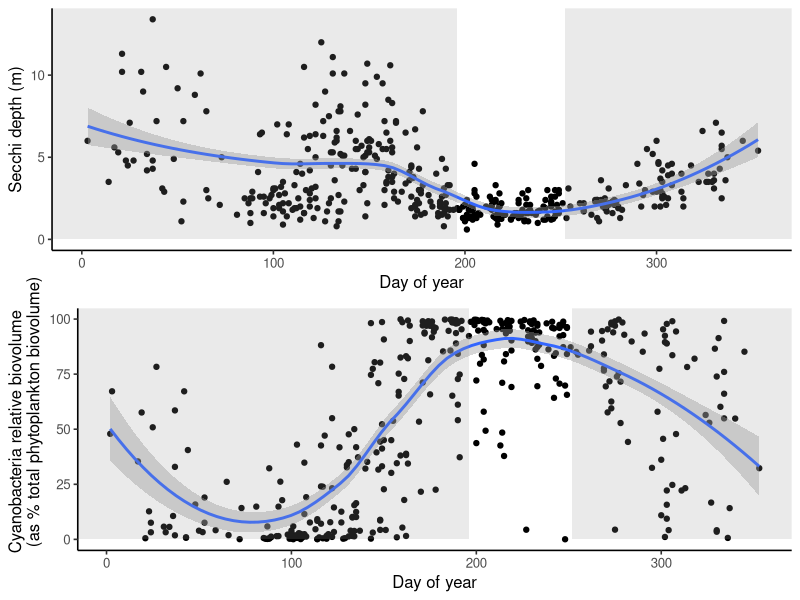
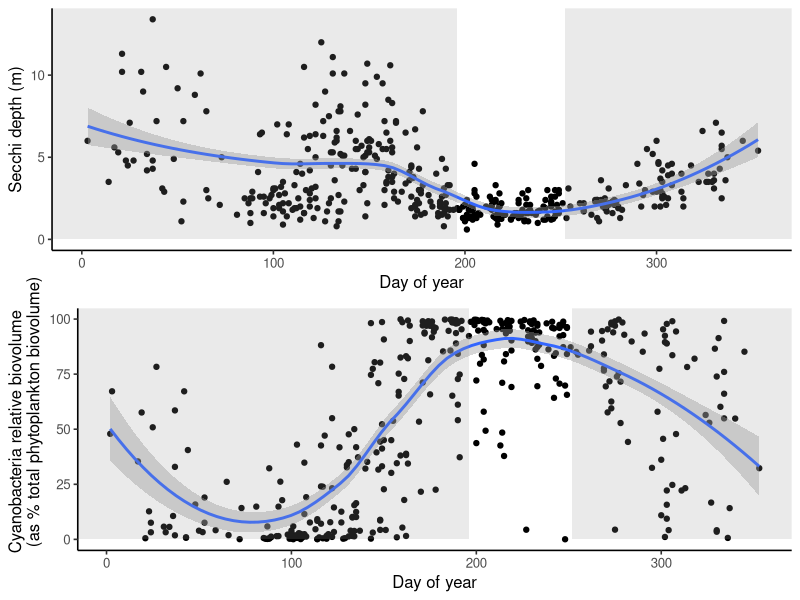

The R source for these figures, in order: (Note: this script raises an error after producing the figures.)
## ---- chunk 1
library(ggplot2) #needed for plots
library(dplyr) #needed for reshaping/reformating data
library(ggpubr) #needed to plot mupltiple plots together
## ---- chunk 2
### load the Secchi disk depth data ###
Secchi<- read.csv(file="Original_data/ntl31_v9_secchi.csv")

### load the phytoplankton cell count data ###
phyto<-read.csv(file="Original_data/ntl88_v13_phytoplankton.csv", header=TRUE)
## ---- chunk 3
Me_cyanoRB<- phyto %>%
  mutate(sampledate=as.Date(sampledate, origin="1899-12-30")) %>% #tells R to format field as Datey
  filter(lakeid=="ME", #filter for Lake Mendota data
         depth_range=="0-8m", #filter for data from integrated samples 0 to 8m
         division=="Cyanophyta") %>% #filter for cyanobacteria data
  group_by(sampledate) %>% #group all observations by sample date
  summarize(cyano_relbiovol=sum(relative_total_biovolume), #add all observations of cyanobacteria biovolumes together for each sample date
            CD_cellsmL=sum(cells_per_ml)) %>% #adds all the cyanobacteria cells/mL together for each sample date
  filter(cyano_relbiovol<=100) #remove any invalid records (>100%  not valid entry)
## ---- chunk 4
Me_Secchi<- Secchi %>%
  mutate(sampledate=as.Date(sampledate, origin="1899-12-30"),#tells R to format field as Date
         SD_m=secnview) %>% #adds units to field
  filter(lakeid=="ME") %>% #filter for Lake Mendota data
  select(sampledate, SD_m) #select the fields needed
## ---- chunk 5
Figure2_data<- merge(Me_cyanoRB, Me_Secchi, by=c("sampledate"),
                       all =TRUE) #merges data frames and keeps all records 
Figure2_data<- Figure2_data %>%
  mutate(Yr=as.numeric(format(sampledate, "%Y")), #renames field
         daynum=as.numeric(format(sampledate, "%j"))) #adds field with day
## ---- chunk 6
### plot Secchi depth by day of year ###
a<- ggplot(data=Figure2_data, aes(x=daynum, y=SD_m)) + #plots SD across day
  geom_point() + #plots observations as points
  theme_classic(base_size=12) +
  geom_smooth() + #adds regression curve
  labs(x="Day of year", y="Secchi depth (m)") +
  annotate('rect', fill='gray60', alpha=.2, #creates a shadow box 
           xmin=-Inf, xmax=196, ymin=0, ymax=Inf) +#shadow box highlights CyanoHAB season
  annotate('rect', fill='gray60', alpha=.2, #creates a shadow box 
           xmin=252, xmax=Inf, ymin=0, ymax=Inf)  #shadow box highlights CyanoHAB season

### plot cyanobacteria relative biovolume by day of year ###
b <- ggplot(data=Figure2_data, aes(x=daynum, y=cyano_relbiovol)) + #plots cyano RB across day
  geom_point() + #plots observations as points
  theme_classic(base_size=12) +
  geom_smooth() + #adds regression curve
  labs(x="Day of year", 
       y="Cyanobacteria relative biovolume 
       (as % total phytoplankton biovolume)") +
  annotate('rect', fill='gray60', alpha=.2, #creates a shadow box 
           xmin=-Inf, xmax=196, ymin=0, ymax=Inf) +#shadow box highlights CyanoHAB season
  annotate('rect', fill='gray60', alpha=.2, #creates a shadow box 
           xmin=252, xmax=Inf, ymin=0, ymax=Inf)  #shadow box highlights CyanoHAB season
fig2<- ggarrange(a, b, nrow=2, ncol=1) #plot figures together
fig2 #print figure
ggsave("Products/Figure2_color.png") #saves plot to Products folder
write.csv(Figure2_data, file="Products/Figure2_data.csv") #save data used to make figure
